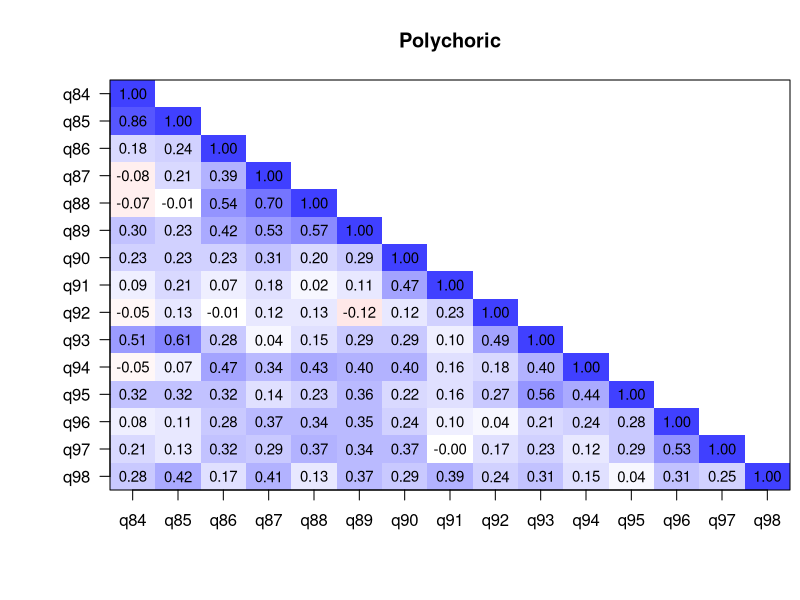
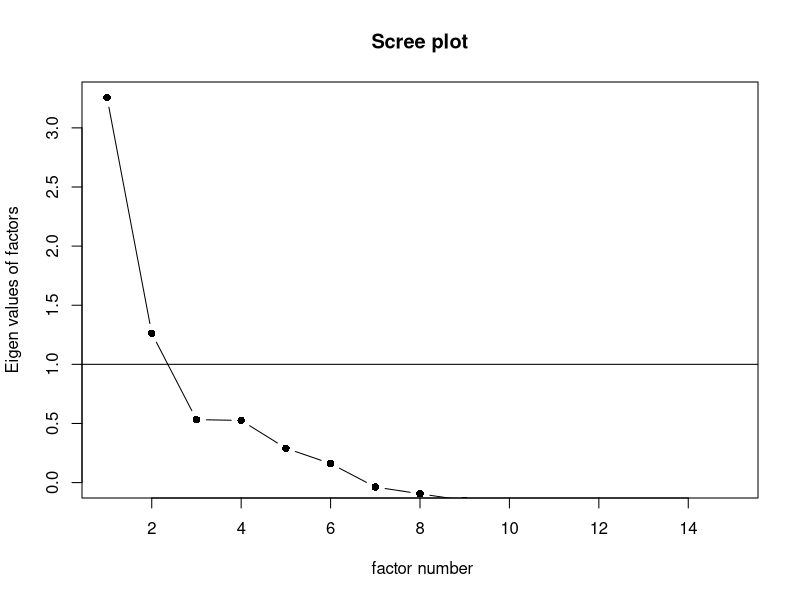
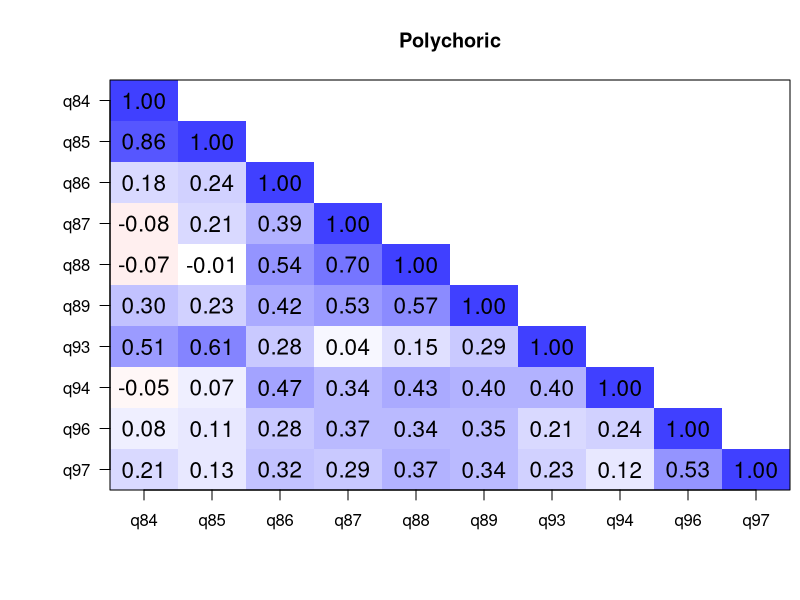
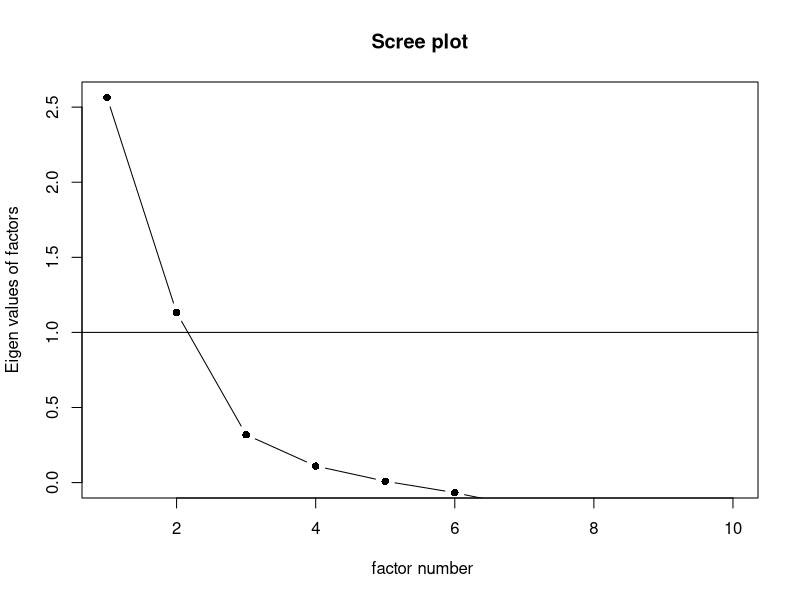
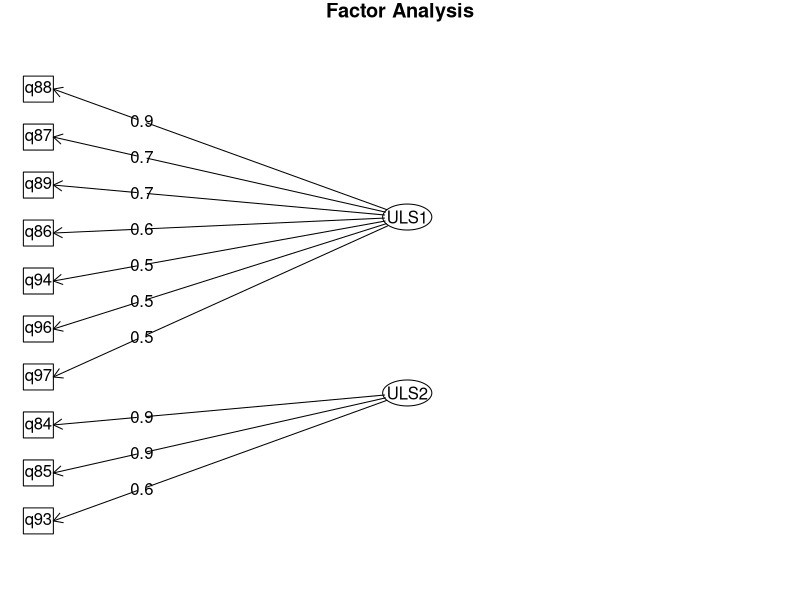
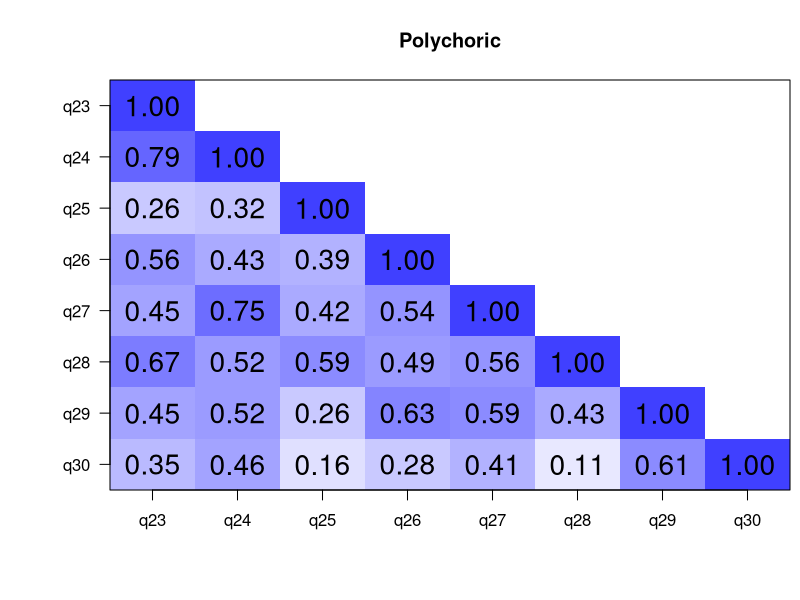
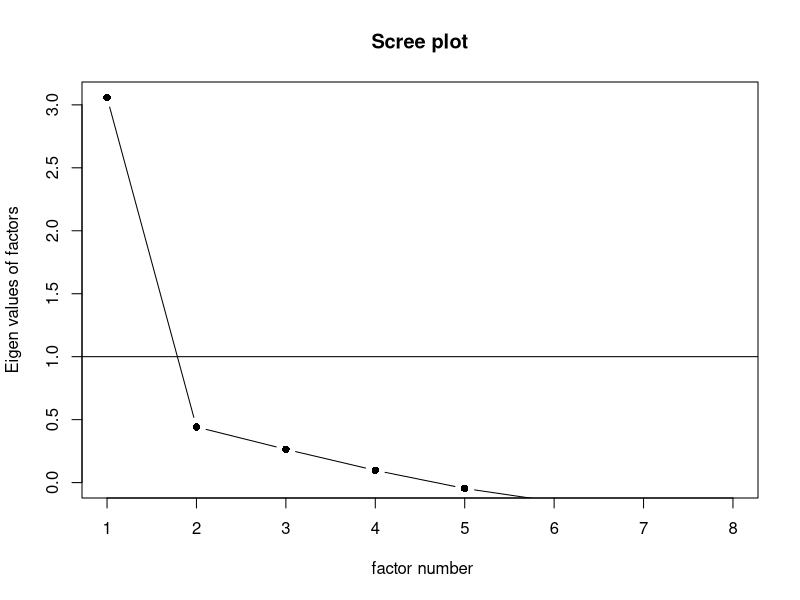
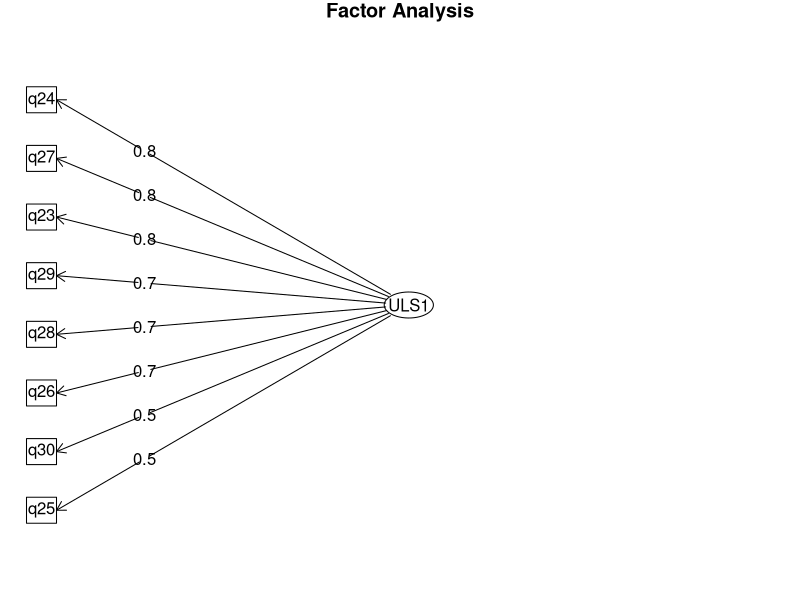

Generate these figures, in order, with R:
## ---- chunk 1

library(here)
library(haven)
library(tidyverse)
library(psych)

options(scipen = 999)
knitr::opts_chunk$set(echo = TRUE)
## ---- chunk 2
parent_w1 <- read_sav(here("outcomes paper/data_outcomes", "primary_parent_w1.sav"))
## ---- chunk 3
hw_inv <- parent_w1 %>%
  select(q84, q85, q86, q87, q88, q89, q90, q91, q92, q93, q94, q95, q96, q97, q98)
## ---- chunk 4
KMO(hw_inv)
## ---- chunk 5
poly <- polychoric(hw_inv)$rho
cortest.bartlett(poly, n = nrow(hw_inv))
## ---- chunk 6
cor.plot(poly, numbers = T, upper = F, main = "Polychoric", show.legend = F)
## ---- chunk 7
scree(hw_inv, factors = TRUE, pc = FALSE, main = "Scree plot", hline = NULL, add = FALSE)
## ---- chunk 8
factor_test_uls <- fa(hw_inv, n.obs = 95, rotate = "oblimin", fm = "uls", cor = "poly", nfactors = 2) 
factor_test_uls
## ---- chunk 9
hw_inv_1 <- parent_w1 %>%
  select(q84, q85, q86, q87, q88, q89, q93, q94, q96, q97)
## ---- chunk 10
KMO(hw_inv_1)
## ---- chunk 11
poly <- polychoric(hw_inv_1)$rho
cortest.bartlett(poly, n = nrow(hw_inv_1))
## ---- chunk 12
cor.plot(poly, numbers = T, upper = F, main = "Polychoric", show.legend = F)
## ---- chunk 13
scree(hw_inv_1, factors = TRUE, pc = FALSE, main = "Scree plot", hline = NULL, add = FALSE)
## ---- chunk 14
factor_test_uls <- fa(hw_inv_1, n.obs = 95, rotate = "oblimin", fm = "uls", cor = "poly", nfactors = 2) 
factor_test_uls

fa.diagram(factor_test_uls)
## ---- chunk 15
hw_inv_fa1 <- parent_w1 %>%
  select(q86, q87, q88, q89, q94, q96, q97)

# alpha
alpha(hw_inv_fa1)
## ---- chunk 16
hw_inv_fa2 <- parent_w1 %>%
  select(q84, q85, q93)

# alpha
alpha(hw_inv_fa2)
## ---- chunk 17
struct <- parent_w1 %>%
  select(q23, q24, q25, q26, q27, q28, q29, q30) 
## ---- chunk 18
KMO(struct)
## ---- chunk 19
poly <- polychoric(struct)$rho
cortest.bartlett(poly, n = nrow(struct))
## ---- chunk 20
cor.plot(poly, numbers = T, upper = F, main = "Polychoric", show.legend = F)
## ---- chunk 21
scree(struct, factors = TRUE, pc = FALSE, main = "Scree plot", hline = NULL, add = FALSE)
## ---- chunk 22
factor_test_uls <- fa(struct, n.obs = 95, rotate = "oblimin", fm = "uls", cor = "poly", nfactors = 1) 
factor_test_uls
fa.diagram(factor_test_uls)
## ---- chunk 23
alpha(struct)
## ---- chunk 24
scho_inv <- parent_w1 %>%
  select(q31, q32, q33, q34, q35, q36, q37, q38, q39, q40, q41)
## ---- chunk 25
KMO(scho_inv)
## ---- chunk 26
poly <- polychoric(scho_inv)$rho
cortest.bartlett(poly, n = nrow(scho_inv))
## ---- chunk 27
cor.plot(poly, numbers = T, upper = F, main = "Polychoric", show.legend = F) # item 41 with 37-39 neg corrs.
## ---- chunk 28
scree(scho_inv, factors = TRUE, pc = FALSE, main = "Scree plot", hline = NULL, add = FALSE)
## ---- chunk 29
scho_inv <- parent_w1 %>%
  select(q31, q32, q33, q34, q35, q36, q37, q38, q39, q40) # removed 41
## ---- chunk 30
KMO(scho_inv)
## ---- chunk 31
poly <- polychoric(scho_inv)$rho
cortest.bartlett(poly, n = nrow(scho_inv))
## ---- chunk 32
cor.plot(poly, numbers = T, upper = F, main = "Polychoric", show.legend = F)
## ---- chunk 33
scree(scho_inv, factors = TRUE, pc = FALSE, main = "Scree plot", hline = NULL, add = FALSE)
## ---- chunk 34
factor_test_uls <- fa(scho_inv, n.obs = 95, rotate = "oblimin", fm = "uls", cor = "poly", nfactors = 2) 
factor_test_uls
fa.diagram(factor_test_uls)
## ---- chunk 35
scho_inv <- parent_w1 %>%
  select(q31, q32, q33, q34, q36, q37, q38, q39, q40) # removed 41
## ---- chunk 36
KMO(scho_inv)
## ---- chunk 37
poly <- polychoric(scho_inv)$rho
cortest.bartlett(poly, n = nrow(scho_inv))
## ---- chunk 38
cor.plot(poly, numbers = T, upper = F, main = "Polychoric", show.legend = F)
## ---- chunk 39
scree(scho_inv, factors = TRUE, pc = FALSE, main = "Scree plot", hline = NULL, add = FALSE)
## ---- chunk 40
factor_test_uls <- fa(scho_inv, n.obs = 95, rotate = "oblimin", fm = "uls", cor = "poly", nfactors = 2) 
factor_test_uls
fa.diagram(factor_test_uls)
## ---- chunk 41
scho_inv_fa1 <- parent_w1 %>%
  select(q31, q32, q33, q34)

# alpha
alpha(scho_inv_fa1)
## ---- chunk 42
scho_inv_fa2 <- parent_w1 %>%
  select(q36, q37, q38, q39, q40)

# alpha
alpha(scho_inv_fa2)
## ---- chunk 43
comfort <- parent_w1 %>%
  select(q47, q48, q49, q50, q51, q52, q53)
## ---- chunk 44
KMO(comfort)
## ---- chunk 45
poly <- polychoric(comfort)$rho
cortest.bartlett(poly, n = nrow(comfort))
## ---- chunk 46
cor.plot(poly, numbers = T, upper = F, main = "Polychoric", show.legend = F) # all healthy corrs
## ---- chunk 47
scree(comfort, factors = TRUE, pc = FALSE, main = "Scree plot", hline = NULL, add = FALSE)
## ---- chunk 48
factor_test_uls <- fa(comfort, n.obs = 95, rotate = "oblimin", fm = "uls", cor = "poly", nfactors = 1) 
factor_test_uls
## ---- chunk 49
comfort_fa1 <- parent_w1 %>%
  select(q48, q49, q52, q53)
# alpha
alpha(comfort_fa1) # 0.86
## ---- chunk 50
comfort_fa2 <- parent_w1 %>%
  select(q47, q50, q51)
# alpha
alpha(comfort_fa2) # 0.70
## ---- chunk 51
endorse <- parent_w1 %>%
  select(q54, q55, q56, q57)
## ---- chunk 52
KMO(endorse)
## ---- chunk 53
poly <- polychoric(endorse)$rho
cortest.bartlett(poly, n = nrow(endorse))
## ---- chunk 54
cor.plot(poly, numbers = T, upper = F, main = "Polychoric", show.legend = F) # corrs above .90 potentially multicolleniearity
## ---- chunk 55
scree(endorse, factors = TRUE, pc = FALSE, main = "Scree plot", hline = NULL, add = FALSE)
## ---- chunk 56
factor_test_uls <- fa(endorse, n.obs = 95, rotate = "oblimin", fm = "uls", cor = "poly", nfactors = 1) 
factor_test_uls
## ---- chunk 57
endorse <- parent_w1 %>%
  select(q54, q56, q57) # removed 55
## ---- chunk 58
KMO(endorse)
## ---- chunk 59
poly <- polychoric(endorse)$rho
cortest.bartlett(poly, n = nrow(endorse))
## ---- chunk 60
cor.plot(poly, numbers = T, upper = F, main = "Polychoric", show.legend = F) # corrs above .90 potentially multicolleniearity
## ---- chunk 61
scree(endorse, factors = TRUE, pc = FALSE, main = "Scree plot", hline = NULL, add = FALSE)
## ---- chunk 62
factor_test_uls <- fa(endorse, n.obs = 95, rotate = "oblimin", fm = "uls", cor = "poly", nfactors = 1) 
factor_test_uls
fa.diagram(factor_test_uls)
## ---- chunk 63
pt_rel <- parent_w1 %>%
  select(q64, q65, q66, q67)
## ---- chunk 64
KMO(pt_rel)
## ---- chunk 65
poly <- polychoric(pt_rel)$rho
cortest.bartlett(poly, n = nrow(pt_rel))
## ---- chunk 66
cor.plot(poly, numbers = T, upper = F, main = "Polychoric", show.legend = F)
## ---- chunk 67
scree(pt_rel, factors = TRUE, pc = FALSE, main = "Scree plot", hline = NULL, add = FALSE)
## ---- chunk 68
factor_test_uls <- fa(pt_rel, n.obs = 95, rotate = "oblimin", fm = "uls", cor = "poly", nfactors = 1) 
factor_test_uls
## ---- chunk 69
pt_rel <- parent_w1 %>%
  select(q64, q65, q67)# removed 66
## ---- chunk 70
factor_test_uls <- fa(pt_rel, n.obs = 95, rotate = "oblimin", fm = "uls", cor = "poly", nfactors = 1) 
factor_test_uls
fa.diagram(factor_test_uls)
